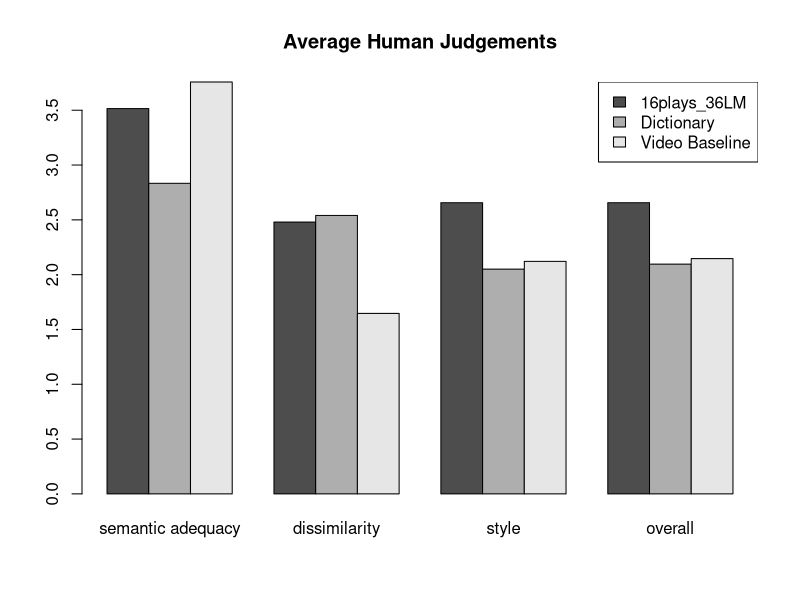

The R script that drew this image:
data = read.csv('../../eval/annotated.csv', sep="\t", header=TRUE)
data2 = read.csv('../../eval/annotated_wei.csv', sep="\t", header=TRUE)
data  = data[1:99,]
data2 = data2[1:99,]
data = rbind(data, data2)

x16plays_36LM_semantic_equiv = data$semantic.equiv
x16plays_36LM_dissimilarity = data$dissimilarity
x16plays_36LM_style = data$style
x16plays_36LM_overall = data$overall

Dictionary_semantic_equiv = data$semantic.equiv.1
Dictionary_dissimilarity = data$dissimilarity.1
Dictionary_style = data$style.1
Dictionary_overall = data$overall.1

video_baseline_semantic_equiv = data$semantic.equiv.2
video_baseline_dissimilarity = data$dissimilarity.2
video_baseline_style = data$style.2
video_baseline_overall = data$overall.2

pdf('human_judgements.pdf', width=8, height=5)

barplot(
	rbind(
		c(mean(x16plays_36LM_semantic_equiv), mean(x16plays_36LM_dissimilarity), mean(x16plays_36LM_style), mean(x16plays_36LM_overall)), 
		c(mean(Dictionary_semantic_equiv), mean(Dictionary_dissimilarity), mean(Dictionary_style), mean(Dictionary_overall)),
		c(mean(video_baseline_semantic_equiv), mean(video_baseline_dissimilarity), mean(video_baseline_style), mean(video_baseline_overall))),
	names.arg=c('semantic adequacy', 'dissimilarity', 'style', 'overall'), beside=TRUE)
title("Average Human Judgements")

legend("topright", legend=c('16plays_36LM', 'Dictionary', 'Video Baseline'), fill=(gray.colors(n=3)))

dev.off()